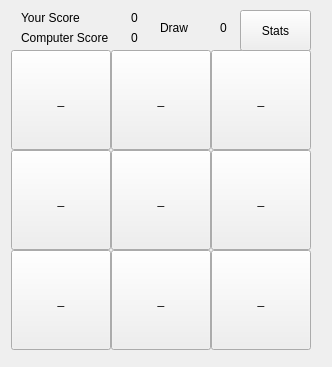
<?xml version="1.0" encoding="UTF-8"?>
<ui version="4.0">
 <class>MainWindow</class>
 <widget class="QMainWindow" name="MainWindow">
  <property name="geometry">
   <rect>
    <x>0</x>
    <y>0</y>
    <width>332</width>
    <height>367</height>
   </rect>
  </property>
  <property name="windowTitle">
   <string>MainWindow</string>
  </property>
  <widget class="QWidget" name="centralwidget">
   <widget class="QPushButton" name="pushButton">
    <property name="geometry">
     <rect>
      <x>11</x>
      <y>50</y>
      <width>100</width>
      <height>100</height>
     </rect>
    </property>
    <property name="text">
     <string>_</string>
    </property>
   </widget>
   <widget class="QPushButton" name="pushButton_2">
    <property name="geometry">
     <rect>
      <x>111</x>
      <y>50</y>
      <width>100</width>
      <height>100</height>
     </rect>
    </property>
    <property name="text">
     <string>_</string>
    </property>
   </widget>
   <widget class="QPushButton" name="pushButton_3">
    <property name="geometry">
     <rect>
      <x>211</x>
      <y>50</y>
      <width>100</width>
      <height>100</height>
     </rect>
    </property>
    <property name="text">
     <string>_</string>
    </property>
   </widget>
   <widget class="QPushButton" name="pushButton_4">
    <property name="geometry">
     <rect>
      <x>11</x>
      <y>150</y>
      <width>100</width>
      <height>100</height>
     </rect>
    </property>
    <property name="text">
     <string>_</string>
    </property>
   </widget>
   <widget class="QPushButton" name="pushButton_5">
    <property name="geometry">
     <rect>
      <x>111</x>
      <y>150</y>
      <width>100</width>
      <height>100</height>
     </rect>
    </property>
    <property name="text">
     <string>_</string>
    </property>
   </widget>
   <widget class="QPushButton" name="pushButton_6">
    <property name="geometry">
     <rect>
      <x>211</x>
      <y>150</y>
      <width>100</width>
      <height>100</height>
     </rect>
    </property>
    <property name="text">
     <string>_</string>
    </property>
   </widget>
   <widget class="QPushButton" name="pushButton_7">
    <property name="geometry">
     <rect>
      <x>11</x>
      <y>250</y>
      <width>100</width>
      <height>100</height>
     </rect>
    </property>
    <property name="text">
     <string>_</string>
    </property>
   </widget>
   <widget class="QPushButton" name="pushButton_8">
    <property name="geometry">
     <rect>
      <x>111</x>
      <y>250</y>
      <width>100</width>
      <height>100</height>
     </rect>
    </property>
    <property name="text">
     <string>_</string>
    </property>
   </widget>
   <widget class="QPushButton" name="pushButton_9">
    <property name="geometry">
     <rect>
      <x>211</x>
      <y>250</y>
      <width>100</width>
      <height>100</height>
     </rect>
    </property>
    <property name="text">
     <string>_</string>
    </property>
   </widget>
   <widget class="QLabel" name="label">
    <property name="geometry">
     <rect>
      <x>21</x>
      <y>10</y>
      <width>71</width>
      <height>16</height>
     </rect>
    </property>
    <property name="text">
     <string>Your Score</string>
    </property>
   </widget>
   <widget class="QLabel" name="label_2">
    <property name="geometry">
     <rect>
      <x>21</x>
      <y>30</y>
      <width>101</width>
      <height>16</height>
     </rect>
    </property>
    <property name="text">
     <string>Computer Score</string>
    </property>
   </widget>
   <widget class="QLabel" name="label_3">
    <property name="geometry">
     <rect>
      <x>131</x>
      <y>10</y>
      <width>71</width>
      <height>16</height>
     </rect>
    </property>
    <property name="text">
     <string>0</string>
    </property>
   </widget>
   <widget class="QLabel" name="label_4">
    <property name="geometry">
     <rect>
      <x>131</x>
      <y>30</y>
      <width>71</width>
      <height>16</height>
     </rect>
    </property>
    <property name="text">
     <string>0</string>
    </property>
   </widget>
   <widget class="QLabel" name="label_5">
    <property name="geometry">
     <rect>
      <x>160</x>
      <y>20</y>
      <width>71</width>
      <height>16</height>
     </rect>
    </property>
    <property name="text">
     <string>Draw</string>
    </property>
   </widget>
   <widget class="QLabel" name="label_6">
    <property name="geometry">
     <rect>
      <x>220</x>
      <y>20</y>
      <width>71</width>
      <height>16</height>
     </rect>
    </property>
    <property name="text">
     <string>0</string>
    </property>
   </widget>
   <widget class="QPushButton" name="pushButton_10">
    <property name="geometry">
     <rect>
      <x>240</x>
      <y>10</y>
      <width>71</width>
      <height>41</height>
     </rect>
    </property>
    <property name="text">
     <string>Stats</string>
    </property>
   </widget>
  </widget>
 </widget>
 <resources/>
 <connections/>
</ui>
